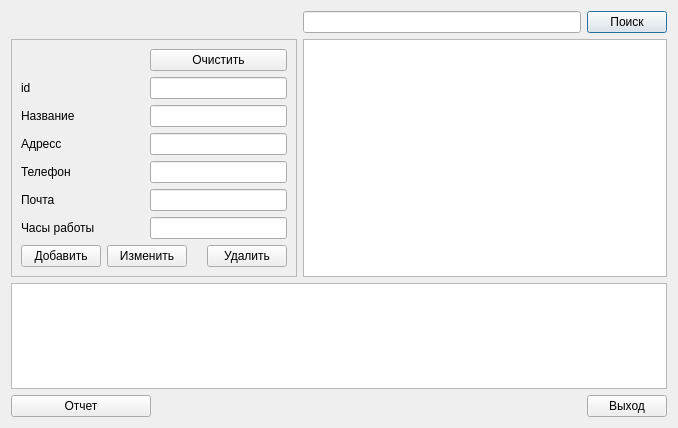
<?xml version="1.0" encoding="UTF-8"?>
<ui version="4.0">
 <class>onb1</class>
 <widget class="QDialog" name="onb1">
  <property name="geometry">
   <rect>
    <x>0</x>
    <y>0</y>
    <width>678</width>
    <height>428</height>
   </rect>
  </property>
  <property name="windowTitle">
   <string>Dialog</string>
  </property>
  <layout class="QGridLayout" name="gridLayout_2">
   <item row="0" column="3">
    <widget class="QPushButton" name="btnSearch">
     <property name="text">
      <string>Поиск</string>
     </property>
    </widget>
   </item>
   <item row="1" column="0" colspan="2">
    <widget class="QFrame" name="frame">
     <property name="frameShape">
      <enum>QFrame::StyledPanel</enum>
     </property>
     <property name="frameShadow">
      <enum>QFrame::Plain</enum>
     </property>
     <layout class="QGridLayout" name="gridLayout">
      <item row="0" column="2" colspan="3">
       <widget class="QPushButton" name="btn4">
        <property name="text">
         <string>Очистить</string>
        </property>
       </widget>
      </item>
      <item row="4" column="2" colspan="3">
       <widget class="QLineEdit" name="le4"/>
      </item>
      <item row="7" column="0">
       <widget class="QPushButton" name="btn1">
        <property name="text">
         <string>Добавить</string>
        </property>
       </widget>
      </item>
      <item row="7" column="4">
       <widget class="QPushButton" name="btn3">
        <property name="text">
         <string>Удалить</string>
        </property>
       </widget>
      </item>
      <item row="3" column="0" colspan="2">
       <widget class="QLabel" name="label_2">
        <property name="text">
         <string>Адресс</string>
        </property>
       </widget>
      </item>
      <item row="2" column="0" colspan="2">
       <widget class="QLabel" name="label">
        <property name="text">
         <string>Название</string>
        </property>
       </widget>
      </item>
      <item row="2" column="2" colspan="3">
       <widget class="QLineEdit" name="le2"/>
      </item>
      <item row="3" column="2" colspan="3">
       <widget class="QLineEdit" name="le3"/>
      </item>
      <item row="7" column="1" colspan="2">
       <widget class="QPushButton" name="btn2">
        <property name="text">
         <string>Изменить</string>
        </property>
       </widget>
      </item>
      <item row="5" column="0">
       <widget class="QLabel" name="label_4">
        <property name="text">
         <string>Почта </string>
        </property>
       </widget>
      </item>
      <item row="5" column="2" colspan="3">
       <widget class="QLineEdit" name="le5"/>
      </item>
      <item row="4" column="0" colspan="2">
       <widget class="QLabel" name="label_3">
        <property name="text">
         <string>Телефон</string>
        </property>
       </widget>
      </item>
      <item row="6" column="0">
       <widget class="QLabel" name="label_5">
        <property name="text">
         <string>Часы работы </string>
        </property>
       </widget>
      </item>
      <item row="6" column="2" colspan="3">
       <widget class="QLineEdit" name="le6"/>
      </item>
      <item row="1" column="0">
       <widget class="QLabel" name="lbId_2">
        <property name="text">
         <string>id</string>
        </property>
       </widget>
      </item>
      <item row="1" column="2" colspan="3">
       <widget class="QLineEdit" name="le1"/>
      </item>
     </layout>
    </widget>
   </item>
   <item row="1" column="2" colspan="2">
    <widget class="QTableWidget" name="tw"/>
   </item>
   <item row="2" column="0" colspan="4">
    <widget class="QTextEdit" name="teResult">
     <property name="readOnly">
      <bool>true</bool>
     </property>
    </widget>
   </item>
   <item row="3" column="0">
    <widget class="QPushButton" name="btnReport">
     <property name="text">
      <string>Отчет</string>
     </property>
    </widget>
   </item>
   <item row="3" column="3">
    <widget class="QPushButton" name="btnExit">
     <property name="text">
      <string>Выход</string>
     </property>
    </widget>
   </item>
   <item row="0" column="2">
    <widget class="QLineEdit" name="leSearch"/>
   </item>
  </layout>
 </widget>
 <resources/>
 <connections/>
</ui>
